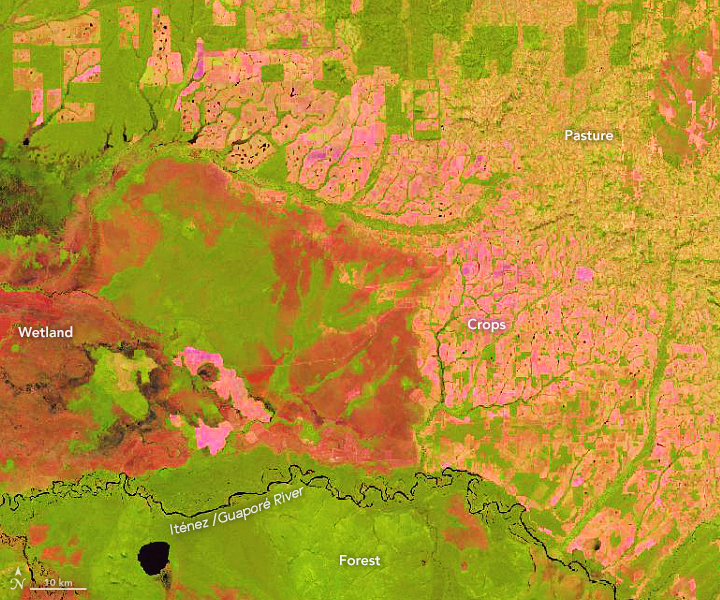
#> input picture map.jpg, 720 x 600 px
$ python getdensity.py
#> lines starting #> are read from the running program, lines starting #| are printed output that depends on the picture
import numpy as np
from PIL import Image
from scipy.ndimage import generic_filter

def is_white(value, threshold=180):
    return value > threshold

def apply_blur_filter(image_array, filter_size=9):
    def filter_func(values,threshold = 180):
        # 如果中心像素是白色，使用非白色的周围像素的均值
        if is_white(values[len(values) // 2]):
            non_white_values = values[values < threshold]
            return np.mean(non_white_values) if non_white_values.size > 0 else values[len(values) // 2]
        else:
            return values[len(values) // 2]

    return generic_filter(image_array, filter_func, size=(filter_size, filter_size))

# 读取图像并转换为灰度数组
with Image.open('map.jpg') as img:
#> img is the input picture: PIL image 720x600 RGB; mean R, G, B 180, 145.8, 47.6
    img_array = np.array(img.convert('L'))
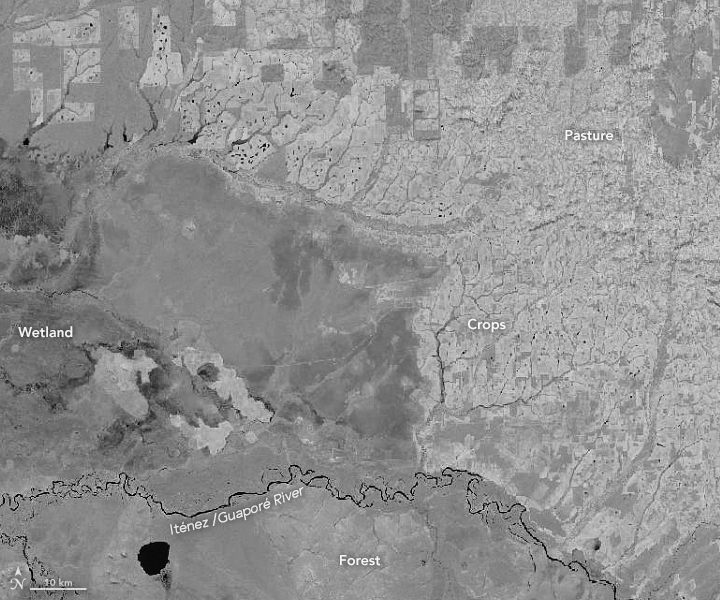
#> img_array: shape (600, 720); min 0, max 251, mean 144.8

# 应用模糊过滤器，尝试不同的filter_size和迭代次数以充分模糊文字
filter_size = 25  # 增加过滤器尺寸以覆盖更大的文字
iterations = 200   # 可能不需要200次迭代

for _ in range(iterations):
#> (the run stopped early here; a loop or call above may not have finished)
